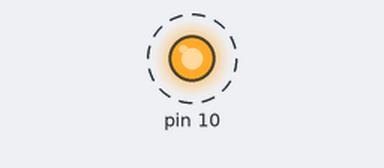
The program below on a simulated Raspberry Pi (header pin numbers). Shown: output pins drawn as LEDs (lit = HIGH). Dashed ring = blinking. At 10.0 s the program stops and its outputs stay as they are.

Above: at 0.5 s.
Timing chart, 0 to 4.6 s (numbered marks = the images above):
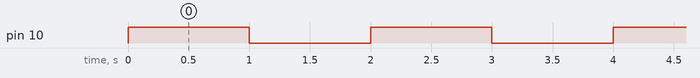

Measured:
- by itself, pin 10: alternates HIGH for 1.0 s and LOW for 1.0 s, 10 changes in all, then stays LOW

The program:

piscar.py
```python
#-*- coding: utf-8 -*-
import RPi.GPIO as GPIO
import time

#configurando como BOARD, Pinos Físicos
GPIO.setmode(GPIO.BOARD)

#Configurando a direção do Pino
GPIO.setup(10, GPIO.OUT) #usei 10 pois meu setmode é board, se estivesse usando BCM seria 15
#Ligando o led
GPIO.output(10, GPIO.HIGH)

#Ligar e desligar o led 5 vezes
for n in (1,2,3,4,5):
        GPIO.output(10, GPIO.HIGH)
        time.sleep(1)
        GPIO.output(10, GPIO.LOW)
        time.sleep(1)

#E libertamos o GPIO
GPIO.cleanup()
```
